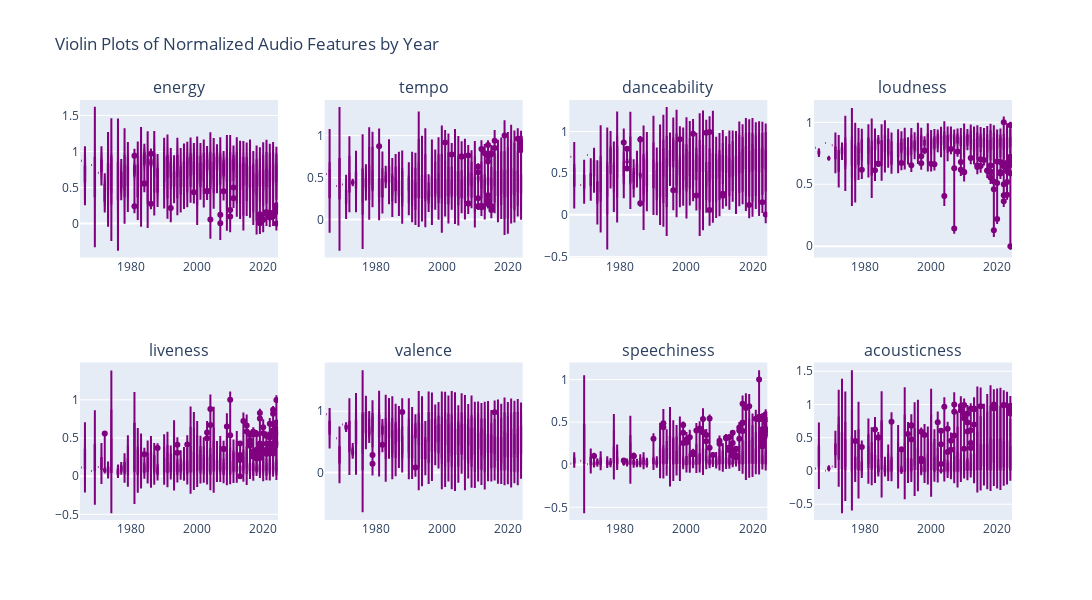

The cell this chart's notebook holds for it:
### Code cell
# Violin Plots: Distribution shape of each feature per year
fig_violin = sp.make_subplots(rows=2, cols=4, subplot_titles=timeseries_features)
for i, feature in enumerate(timeseries_features):
    row = i // 4 + 1
    col = i % 4 + 1
    temp_df = normalized_df.copy()
    temp_df['year'] = pd.to_datetime(temp_df['track_album_release_date'], errors='coerce').dt.year
    fig_violin.add_trace(
        go.Violin(x=temp_df['year'], y=temp_df[feature], name=feature, box_visible=True, meanline_visible=True, line_color='purple'),
        row=row, col=col
    )
fig_violin.update_layout(height=600, width=1200, showlegend=False, title_text="Violin Plots of Normalized Audio Features by Year")
fig_violin.show()

### Figure 1 — Plotly figure (JSON) as saved in the notebook; plotly's stock layout.template omitted (floating-point values rounded to 4 significant figures; data arrays with more than 128 entries replaced by an {"elided": "..."} marker saying what was removed)
{"data": [{"box": {"visible": true}, "line": {"color": "purple"}, "meanline": {"visible": true}, "name": "energy", "type": "violin", "x": {"elided": "1686 float values"}, "xaxis": "x", "y": {"elided": "1686 float values"}, "yaxis": "y"}, {"box": {"visible": true}, "line": {"color": "purple"}, "meanline": {"visible": true}, "name": "tempo", "type": "violin", "x": {"elided": "1686 float values"}, "xaxis": "x2", "y": {"elided": "1686 float values"}, "yaxis": "y2"}, {"box": {"visible": true}, "line": {"color": "purple"}, "meanline": {"visible": true}, "name": "danceability", "type": "violin", "x": {"elided": "1686 float values"}, "xaxis": "x3", "y": {"elided": "1686 float values"}, "yaxis": "y3"}, {"box": {"visible": true}, "line": {"color": "purple"}, "meanline": {"visible": true}, "name": "loudness", "type": "violin", "x": {"elided": "1686 float values"}, "xaxis": "x4", "y": {"elided": "1686 float values"}, "yaxis": "y4"}, {"box": {"visible": true}, "line": {"color": "purple"}, "meanline": {"visible": true}, "name": "liveness", "type": "violin", "x": {"elided": "1686 float values"}, "xaxis": "x5", "y": {"elided": "1686 float values"}, "yaxis": "y5"}, {"box": {"visible": true}, "line": {"color": "purple"}, "meanline": {"visible": true}, "name": "valence", "type": "violin", "x": {"elided": "1686 float values"}, "xaxis": "x6", "y": {"elided": "1686 float values"}, "yaxis": "y6"}, {"box": {"visible": true}, "line": {"color": "purple"}, "meanline": {"visible": true}, "name": "speechiness", "type": "violin", "x": {"elided": "1686 float values"}, "xaxis": "x7", "y": {"elided": "1686 float values"}, "yaxis": "y7"}, {"box": {"visible": true}, "line": {"color": "purple"}, "meanline": {"visible": true}, "name": "acousticness", "type": "violin", "x": {"elided": "1686 float values"}, "xaxis": "x8", "y": {"elided": "1686 float values"}, "yaxis": "y8"}], "layout": {"annotations": [{"font": {"size": 16}, "showarrow": false, "text": "energy", "x": 0.1062, "xanchor": "center", "xref": "paper", "y": 1, "yanchor": "bottom", "yref": "paper"}, {"font": {"size": 16}, "showarrow": false, "text": "tempo", "x": 0.3688, "xanchor": "center", "xref": "paper", "y": 1, "yanchor": "bottom", "yref": "paper"}, {"font": {"size": 16}, "showarrow": false, "text": "danceability", "x": 0.6313, "xanchor": "center", "xref": "paper", "y": 1, "yanchor": "bottom", "yref": "paper"}, {"font": {"size": 16}, "showarrow": false, "text": "loudness", "x": 0.8938, "xanchor": "center", "xref": "paper", "y": 1, "yanchor": "bottom", "yref": "paper"}, {"font": {"size": 16}, "showarrow": false, "text": "liveness", "x": 0.1062, "xanchor": "center", "xref": "paper", "y": 0.375, "yanchor": "bottom", "yref": "paper"}, {"font": {"size": 16}, "showarrow": false, "text": "valence", "x": 0.3688, "xanchor": "center", "xref": "paper", "y": 0.375, "yanchor": "bottom", "yref": "paper"}, {"font": {"size": 16}, "showarrow": false, "text": "speechiness", "x": 0.6313, "xanchor": "center", "xref": "paper", "y": 0.375, "yanchor": "bottom", "yref": "paper"}, {"font": {"size": 16}, "showarrow": false, "text": "acousticness", "x": 0.8938, "xanchor": "center", "xref": "paper", "y": 0.375, "yanchor": "bottom", "yref": "paper"}], "height": 600, "showlegend": false, "title": {"text": "Violin Plots of Normalized Audio Features by Year"}, "width": 1200, "xaxis": {"anchor": "y", "domain": [0, 0.2125]}, "xaxis2": {"anchor": "y2", "domain": [0.2625, 0.475]}, "xaxis3": {"anchor": "y3", "domain": [0.525, 0.7375]}, "xaxis4": {"anchor": "y4", "domain": [0.7875, 1]}, "xaxis5": {"anchor": "y5", "domain": [0, 0.2125]}, "xaxis6": {"anchor": "y6", "domain": [0.2625, 0.475]}, "xaxis7": {"anchor": "y7", "domain": [0.525, 0.7375]}, "xaxis8": {"anchor": "y8", "domain": [0.7875, 1]}, "yaxis": {"anchor": "x", "domain": [0.625, 1]}, "yaxis2": {"anchor": "x2", "domain": [0.625, 1]}, "yaxis3": {"anchor": "x3", "domain": [0.625, 1]}, "yaxis4": {"anchor": "x4", "domain": [0.625, 1]}, "yaxis5": {"anchor": "x5", "domain": [0, 0.375]}, "yaxis6": {"anchor": "x6", "domain": [0, 0.375]}, "yaxis7": {"anchor": "x7", "domain": [0, 0.375]}, "yaxis8": {"anchor": "x8", "domain": [0, 0.375]}}}
